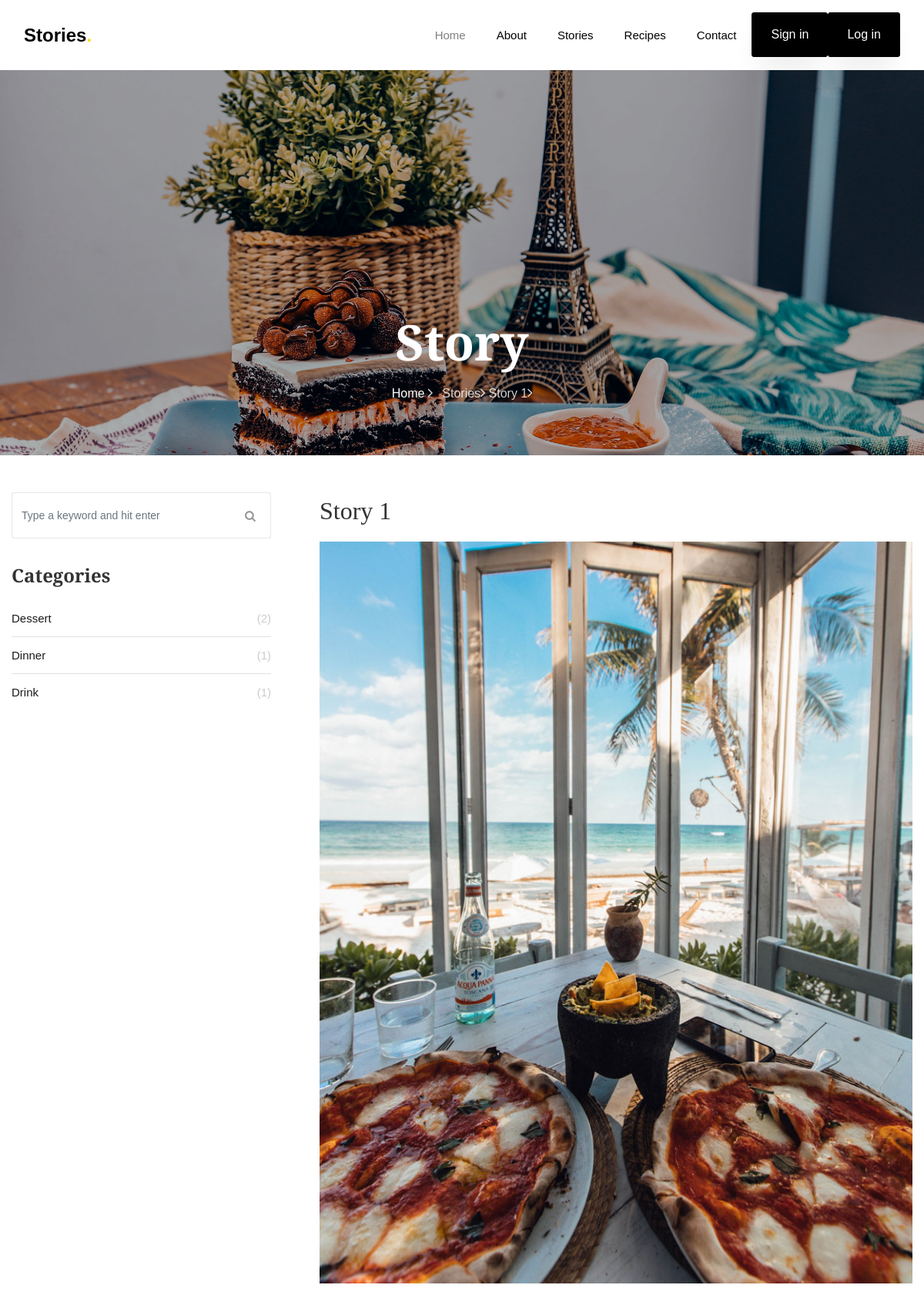
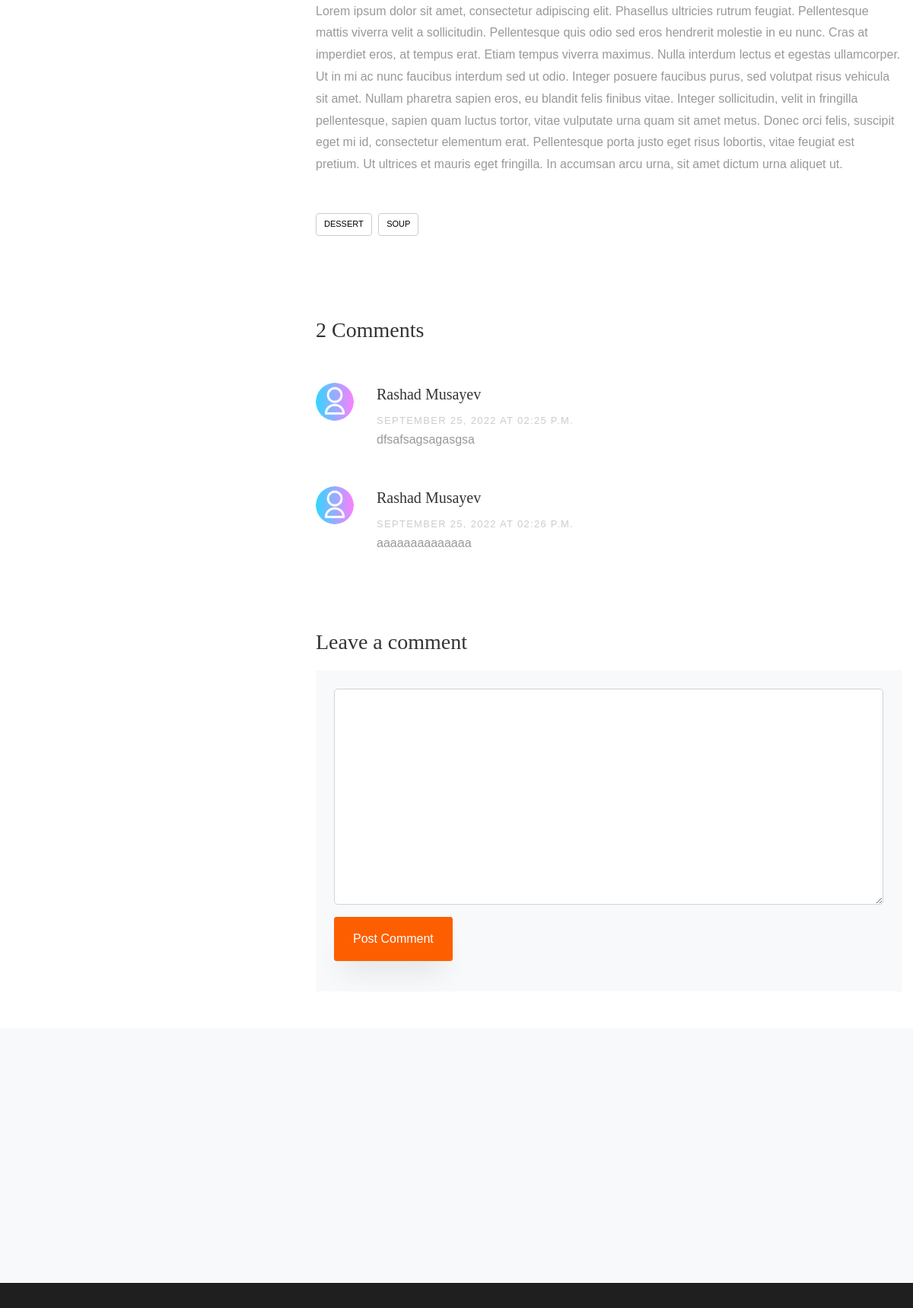
The page /single_story/1/ (upper part) on the database its author committed (2 pictures, top to bottom).
### story/models.py (models this page shows, shortened)
class story(models.Model):
    name = models.CharField(max_length=100)
    cover_image = models.ImageField(upload_to="story_cover_images")
    text = models.TextField()
    date = models.DateTimeField(auto_now_add=True)
    category = models.ForeignKey(category, on_delete=models.CASCADE, related_name='story_of_category')
    user = models.ForeignKey(user, on_delete=models.CASCADE, related_name='story_of_user')
    tag = models.ManyToManyField(tag, related_name="tag_of_story")
    class Meta:
        verbose_name = "Story"
        verbose_name_plural = "Stories"

class tag(models.Model):
    name = models.CharField(max_length=20)
    class Meta:
        verbose_name = "Tag"
        verbose_name_plural = "Tags"

class comment(models.Model):
    user = models.ForeignKey(user, on_delete=models.CASCADE, related_name='comment_of_user')
    story = models.ForeignKey(story, on_delete=models.CASCADE, related_name='comment_of_story', null=True, blank=True)
    recipe = models.ForeignKey(recipe, on_delete=models.CASCADE, related_name='comment_of_recipe', null=True, blank=True)
    message = models.TextField()
    date = models.DateTimeField(auto_now_add=True)
    class Meta:
        verbose_name = "Comment"
        verbose_name_plural = "Comments"

### account/models.py (models this page shows, shortened)
class user(AbstractUser):
    image = models.ImageField(upload_to='profile_images')
    bio = models.TextField(null=True, blank=True)
    class Meta:
        verbose_name = "User"
        verbose_name_plural = "Users"

### story/views.py (the view, shortened to what this page needs)
# urls.py: path('single_story/<int:pk>/', StoryDetailView.as_view(), name = 'single_story'),
class StoryDetailView(CreateView, DetailView):
    template_name = 'single_story.html'
    form_class = commentForm
    def get_object(self, queryset=None):
        return story.objects.get(pk=self.kwargs.get("pk"))
    def get_context_data(self, **kwargs):
        context = super(StoryDetailView, self).get_context_data(**kwargs)
        context['categories'] =  story.objects.values_list('category', flat = True).distinct().values('category__name').annotate(count = Count('category'))
        context['blogs'] = story.objects.order_by('-date').filter(~Q(pk=self.kwargs.get('pk'))).all()[:3]
        context['count'] = self.get_object().comment_of_story.count()
        context['all_tags'] = tag.objects.all()
        context['story_tags'] = self.get_object().tag.all()
        context['comments'] = self.get_object().comment_of_story.all()
        return context

### story/forms.py
class commentForm(forms.ModelForm):
    class Meta:
        model = comment
        fields = ['message']

### story/templates/single_story.html (shortened to what this page needs)
{% extends 'base.html' %}
{% load static %}
{% block content %}
    <section class="hero-wrap hero-wrap-2" style="background-image: url({% static 'images/bg_4.jpg' %});">
        <div class="overlay"></div>
        <div class="container">
            <div class="row no-gutters slider-text align-items-end justify-content-center">
                <div class="col-md-9 ftco-animate pb-5 text-center">
                    <h1 class="mb-3 bread">Story</h1>
                    <p class="breadcrumbs"><span class="mr-2"><a href="index.html">Home <i
                            class="ion-ios-arrow-forward"></i></a></span> <span>Stories<i
                            class="ion-ios-arrow-forward"></i></span> <span>{{ story.name }}<i
                                class="ion-ios-arrow-forward"></i></span></p>
                </div>
            </div>
        </div>
    </section>
    <section class="ftco-section">
        <div class="container">
            <div class="row">
                <div class="col-lg-8 order-lg-last ftco-animate">
                    <h2 class="mb-3">{{ story.name }}</h2>
                    <p>
                        <img src="{{ story.cover_image.url }}" alt="" class="img-fluid">
                    </p>
                    <p>{{ story.text }}</p>
                    <div class="tag-widget post-tag-container mb-5 mt-5">
                        <div class="tagcloud">
                            {% for tag in story_tags %}
                                <a href="#" class="tag-cloud-link">{{ tag.name }}</a>
                            {% endfor %}
                        </div>
                    </div>
                    <div class="pt-5 mt-5">
                        <h3 class="mb-5">{{ count }} Comments</h3>
                        <ul class="comment-list">
                            {% for comment in comments %}
                                <li class="comment">
                                    <div class="vcard bio">
                                        <img src="{{ comment.user.image.url }}" alt="Image placeholder">
                                    </div>
                                    <div class="comment-body">
                                        <h3>{{ comment.user.first_name }} {{ comment.user.last_name }}</h3>
                                        <div class="meta">{{ comment.date|date:'F d, Y' }} at {{ comment.date|time:'h:i a' }}</div>
                                        <p>{{ comment.message }}</p>
                                    </div>
                                </li>
                            {% endfor %}
                        </ul>
                        <div class="comment-form-wrap pt-5">
                            <h3 class="mb-3">Leave a comment</h3>
                            <form method="POST" action={% url 'single_story' story.pk %} class="p-4 bg-light">
                                <div class="form-group">
                                    <textarea name="message" id="message" cols="30" rows="10" class="form-control"></textarea>
                                </div>
                                <div class="form-group">
                                    <input type="submit" value="Post Comment" class="btn py-3 px-4 btn-primary">
                                </div>
                            </form>
                        </div>
                    </div>
                </div>
                <div class="col-lg-4 sidebar pr-lg-5 ftco-animate">
                    <div class="sidebar-box">
                        <form action="#" class="search-form">
                            <div class="form-group">
                                <span class="icon icon-search"></span>
                                <input type="text" class="form-control" placeholder="Type a keyword and hit enter">
                            </div>
                        </form>
                    </div>
                    <div class="sidebar-box ftco-animate">
                        <ul class="categories">
                            <h3 class="heading mb-4">Categories</h3>
                            {% for category in categories %}
                                <li><a href="{% url 'stories'%}?category={{ category.category__name }}">{{ category.category__name }} <span>({{ category.count }})</span></a></li>
                            {% endfor %}
                        </ul>
                    </div>
                </div>
            </div>
        </div>
    </section>
    <section class="ftco-subscribe ftco-section bg-light">
        <div class="overlay">
            <div class="container">
                <div class="row d-flex justify-content-center">
                </div>
            </div>
        </div>
    </section>
{% endblock %}

### static/css/icomoon.css (style rules this page uses)
[class^="icon-"], [class*=" icon-"] { font-family: 'icomoon' !important; speak: none; font-style: normal; font-weight: normal; font-variant: normal; text-transform: none; line-height: 1; -webkit-font-smoothing: antialiased; -moz-osx-font-smoothing: grayscale; }
.icon-search:before { content: "\f002"; }

### rows shown on the page
story: name "Story 1", cover_image (picture), text "Lorem ipsum dolor sit amet, consectetur adipiscing elit. Phasellus ultricies rutrum feugiat. Pellentesque mattis viverra velit a sollicitudin. Pellentesque quis odio sed eros hendrerit molestie in eu nunc. Cras at imperdiet eros, at tempus erat. Etiam tempus viverra maximus. Nulla interdum lectus et egestas ullamcorper. Ut in mi ac nunc faucibus interdum sed ut odio. Integer posuere faucibus purus, sed volutpat risus vehicula sit amet. Nullam pharetra sapien eros, eu blandit felis finibus vitae. Integer sollicitudin, velit in fringilla pellentesque, sapien quam luctus tortor, vitae vulputate urna quam sit amet metus. Donec orci felis, suscipit eget mi id, consectetur elementum erat.…"
tag: name "DESSERT"
tag: name "SOUP"
comment: user.image (placeholder picture), user.first_name "Rashad", user.last_name "Musayev", date "SEPTEMBER 25, 2022", date "02:25 P.M.", message "dfsafsagsagasgsa"
comment: user.image (placeholder picture), user.first_name "Rashad", user.last_name "Musayev", date "SEPTEMBER 25, 2022", date "02:26 P.M.", message "aaaaaaaaaaaaaa"

### other values the page prints
{{ count }} "2"
{{ category.category__name }} "Dessert" "Dinner" "Drink"
{{ category.count }} "2" "1" "1"
